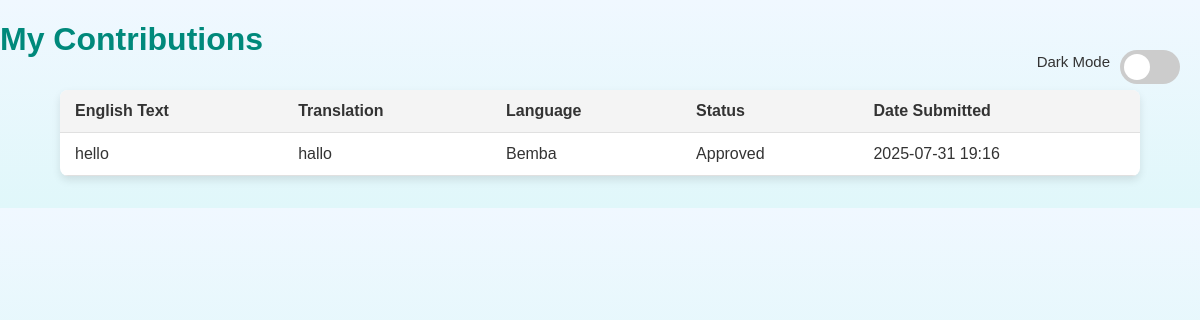
Screenshot of /my_contributions (signed in) with the database file from the repository.
### app.py (models this page shows)
class Contribution(db.Model):
    id = db.Column(db.Integer, primary_key=True)
    english = db.Column(db.String(500), nullable=False)
    translation = db.Column(db.String(500), nullable=False)
    language = db.Column(db.String(50), nullable=False)
    status = db.Column(db.String(50), nullable=False, default="pending")
    timestamp = db.Column(db.DateTime(timezone=True), default=lambda: datetime.now(timezone.utc))
    user_id = db.Column(db.Integer, db.ForeignKey('user.id'), nullable=False)

### app.py (the view)
@app.route("/my_contributions")
@login_required
def my_contributions():
    user_id = session['user_id']
    contributions = Contribution.query.filter_by(user_id=user_id).order_by(Contribution.timestamp.desc()).all()
    return render_template("my_contributions.html", contributions=contributions)

### app.py (called while the page is built)
def login_required(f):
    @wraps(f)
    def decorated_function(*args, **kwargs):
        if "user_id" not in session:
            flash("You need to login first.", "warning")
            return redirect(url_for("login"))
        return f(*args, **kwargs)
    return decorated_function

### templates/my_contributions.html (shortened to what this page needs)
<!DOCTYPE html>
<html lang="en">
<head>
    <link rel="stylesheet" href="{{ url_for('static', filename='css/styles.css') }}" />
    <link rel="stylesheet" href="{{ url_for('static', filename='css/darkmode.css') }}" />
</head>
<body>
    <div class="toggle-container">
        Dark Mode
        <label class="switch">
            <span class="slider"></span>
        </label>
    </div>
    <h1>My Contributions</h1>
    {% if contributions %}
    <table class="contributions-table">
        <thead>
            <tr>
                <th>English Text</th>
                <th>Translation</th>
                <th>Language</th>
                <th>Status</th>
                <th>Date Submitted</th>
            </tr>
        </thead>
        <tbody>
            {% for contrib in contributions %}
            <tr>
                <td data-label="English Text">{{ contrib.english }}</td>
                <td data-label="Translation">{{ contrib.translation }}</td>
                <td data-label="Language">{{ contrib.language | title }}</td>
                <td data-label="Status">
                    {% if contrib.status == 'approved' %}
                        <span class="status-approved">Approved</span>
                    {% elif contrib.status == 'rejected' %}
                        <span class="status-rejected">Rejected</span>
                    {% else %}
                        <span class="status-pending">Pending</span>
                    {% endif %}
                </td>
                <td data-label="Date Submitted">{{ contrib.timestamp.strftime('%Y-%m-%d %H:%M') }}</td>
            </tr>
            {% endfor %}
        </tbody>
    </table>
    {% else %}
    <p class="empty-state">You have not submitted any contributions yet. <a href="{{ url_for('main') }}">Start contributing now!</a></p>
    {% endif %}
</body>
</html>

### static/css/styles.css (style rules this page uses)
body { font-family: 'Poppins', sans-serif; background-color: #f5f8fa; margin: 0; padding: 0; color: #333; transition: background-color 0.3s, color 0.3s; }
h1 { color: #0d47a1; margin-bottom: 20px; }
label { font-weight: 600; display: block; margin: 20px auto 8px; font-size: 17px; }
.toggle-container { display: flex; align-items: center; justify-content: space-between; margin-top: 10px; font-size: 15px; }
.switch { position: relative; display: inline-block; width: 50px; height: 24px; }
.slider { position: absolute; cursor: pointer; top: 0; left: 0; right: 0; bottom: 0; background-color: #ccc; transition: .4s; border-radius: 24px; }
.slider:before { position: absolute; content: ""; height: 20px; width: 20px; left: 2px; bottom: 2px; background-color: white; transition: .4s; border-radius: 50%; }

### static/css/darkmode.css (style rules this page uses)
:root { --body-bg-light: #f0f8ff; --body-bg-gradient-light: linear-gradient(to bottom, #f0f8ff, #e0f7fa); --text-color-light: #333; --heading-color-light: #00897b; --link-color-light: #00796b; --table-bg-light: #ffffff; --table-border-light: #e0e0e0; --table-header-bg-light: #f4f4f4; --table-row-hover-light: #f9f9f9; --button-bg-light: #00897b; --button-text-light: white; --button-hover-light: #004d40; --flash-success-bg-light: #d4edda; --flash-success-text-light: #155724; --flash-error-bg-light: #f8d7da; --flash-error-text-light: #721c24; --body-bg-dark: #121212; --body-bg-gradient-dark: linear-gradient(to bottom, #1a1a1a, #333); --text-color-dark: #e0e0e0; --heading-color-dark: #00bfa5; --link-color-dark: #00bfa5; --table-bg-dark: #1e1e1e; --table-border-dark: #444; --table-header-bg-dark: #2a2a2a; --table-row-hover-dark: #3a3a3a; --button-bg-dark: #00bfa5; --button-text-dark: #121212; --button-hover-dark: #008e76; --flash-success-bg-dark: #1c4b2c; --flash-success-text-dark: #a3e6a3; --flash-error-bg-dark: #5c181f; --flash-error-text-dark: #f1b0b7; }
body { margin: 0; font-family: 'Poppins', sans-serif; background: var(--body-bg-gradient-light); color: var(--text-color-light); transition: background 0.3s ease, color 0.3s ease; }
h1, h2, h3, h4 { color: var(--heading-color-light); }
.contributions-table { width: 90%; margin: 2rem auto; border-collapse: collapse; background-color: var(--table-bg-light); box-shadow: 0 4px 8px rgba(0, 0, 0, 0.1); border-radius: 8px; overflow: hidden; }
.contributions-table thead tr { background-color: var(--table-header-bg-light); }
.contributions-table th, .contributions-table td { padding: 12px 15px; border-bottom: 1px solid var(--table-border-light); text-align: left; }
.contributions-table th { font-weight: 600; }
.toggle-container { position: fixed; top: 20px; right: 20px; display: flex; align-items: center; gap: 10px; color: var(--text-color-light); }
.switch { position: relative; display: inline-block; width: 60px; height: 34px; }
.slider { position: absolute; cursor: pointer; top: 0; left: 0; right: 0; bottom: 0; background-color: #ccc; transition: 0.4s; border-radius: 34px; }
.slider:before { position: absolute; content: ""; height: 26px; width: 26px; left: 4px; bottom: 4px; background-color: white; transition: 0.4s; border-radius: 50%; }

### rows the page displays
Contribution: english "hello", translation "hallo", language "Bemba", status "Approved", timestamp "2025-07-31 19:16"
